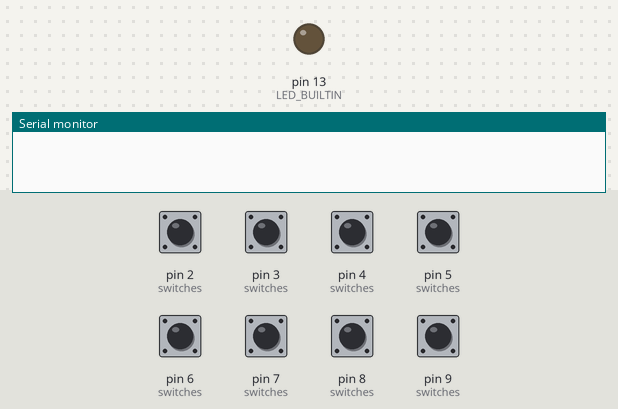
A program run on a simulated Teensy 4. Shown: output pins drawn as LEDs (lit = HIGH), the last lines printed to the serial monitor. The test bench sets the inputs (shaded band); at power-on: pin 2 (switches), pin 3 (switches), pin 4 (switches), pin 5 (switches), pin 6 (switches), pin 7 (switches), pin 8 (switches), pin 9 (switches) HIGH. MIDI output is not drawn.

Above: at 1.2 s.
1.3 s: pin 2 (switches) pulled LOW for 0.15 s
At 1.38 s:
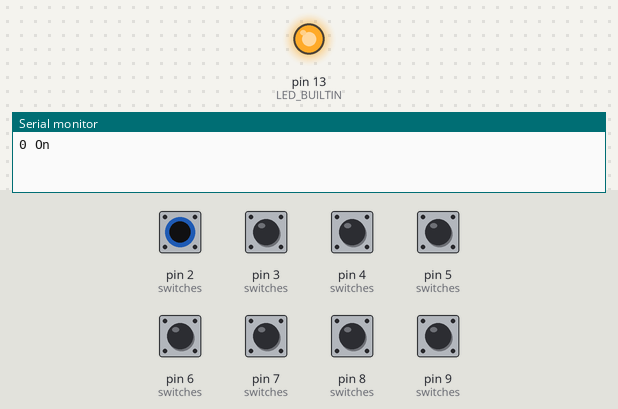
Timing chart, 0 to 4.3 s (numbered marks = the images above; inputs shaded):
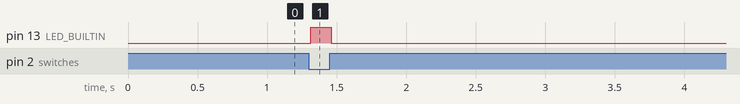

The program:

main.cpp
```cpp
#include <Arduino.h>
#include <Bounce.h>  // Bounce library makes button change detection easy

struct tSwitch{
  const int pin;
  int value;
  int state;
  int oldstate;
  int debounce;
};

const int channel = 1;
const int debouncecount = 10;

tSwitch switches[] = {
  { 2, 1, HIGH, HIGH },
  { 3, 2, HIGH, HIGH },
  { 4, 3, HIGH, HIGH },
  { 5, 4, HIGH, HIGH },
  { 6, 5, HIGH, HIGH },
  { 7, 6, HIGH, HIGH },
  { 8, 7, HIGH, HIGH },
  { 9, 8, HIGH, HIGH },
};

void CheckSwitch(int nr){
  switches[nr].state = digitalRead(switches[nr].pin);
  if(switches[nr].state != switches[nr].oldstate){
    if (switches[nr].state) {
      switches[nr].debounce++;
      if(switches[nr].debounce > debouncecount){
        usbMIDI.sendControlChange(switches[nr].value, 0, channel);
        digitalWrite(LED_BUILTIN, LOW);
        Serial.print(nr);
        Serial.println(" Off");
        switches[nr].debounce = 0;
        switches[nr].oldstate = switches[nr].state;
      }
      delay(1);
    }
    else{
      switches[nr].debounce++;
      if(switches[nr].debounce > debouncecount){
        usbMIDI.sendControlChange(switches[nr].value, 99, channel);
        digitalWrite(LED_BUILTIN, HIGH);
        Serial.print(nr);
        Serial.println(" On");
        switches[nr].debounce = 0;
        switches[nr].oldstate = switches[nr].state;
      }
      delay(1);
    }
  }
}

void setup() {
  usbMIDI.begin();
  Serial.begin(115200);
  for( int i=0; i<8; i++){
    pinMode(switches[i].pin, INPUT_PULLUP);
  }

  pinMode(LED_BUILTIN, OUTPUT);
}


void loop() {
    // MIDI Controllers should discard incoming MIDI messages.
  while (usbMIDI.read()) {
  }

  for( int i=0; i<8; i++){
    CheckSwitch(i);
  }
}
```

Measured:
- after the input at 1.3 s, pin 13 (LED_BUILTIN): LOW → HIGH at once, → LOW 0.15 s later
